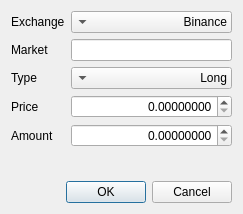
<?xml version="1.0" encoding="UTF-8"?>
<ui version="4.0">
 <class>DialogTrade</class>
 <widget class="QDialog" name="DialogTrade">
  <property name="geometry">
   <rect>
    <x>0</x>
    <y>0</y>
    <width>243</width>
    <height>214</height>
   </rect>
  </property>
  <property name="windowTitle">
   <string>Trade</string>
  </property>
  <property name="modal">
   <bool>true</bool>
  </property>
  <layout class="QVBoxLayout" name="verticalLayout_2">
   <item>
    <layout class="QVBoxLayout" name="verticalLayout">
     <item>
      <layout class="QFormLayout" name="formLayout">
       <property name="sizeConstraint">
        <enum>QLayout::SetMaximumSize</enum>
       </property>
       <item row="0" column="0">
        <widget class="QLabel" name="label">
         <property name="text">
          <string>Exchange</string>
         </property>
        </widget>
       </item>
       <item row="1" column="0">
        <widget class="QLabel" name="label_2">
         <property name="text">
          <string>Market</string>
         </property>
        </widget>
       </item>
       <item row="2" column="0">
        <widget class="QLabel" name="label_3">
         <property name="text">
          <string>Type</string>
         </property>
        </widget>
       </item>
       <item row="3" column="0">
        <widget class="QLabel" name="label_4">
         <property name="text">
          <string>Price</string>
         </property>
        </widget>
       </item>
       <item row="0" column="1">
        <widget class="QComboBox" name="combo_exchange">
         <property name="sizePolicy">
          <sizepolicy hsizetype="Expanding" vsizetype="Fixed">
           <horstretch>0</horstretch>
           <verstretch>0</verstretch>
          </sizepolicy>
         </property>
         <property name="layoutDirection">
          <enum>Qt::RightToLeft</enum>
         </property>
         <item>
          <property name="text">
           <string>Binance</string>
          </property>
         </item>
         <item>
          <property name="text">
           <string>Bittrex</string>
          </property>
         </item>
         <item>
          <property name="text">
           <string>Poloniex</string>
          </property>
         </item>
        </widget>
       </item>
       <item row="1" column="1">
        <widget class="QLineEdit" name="ed_market"/>
       </item>
       <item row="2" column="1">
        <widget class="QComboBox" name="combo_type">
         <property name="sizePolicy">
          <sizepolicy hsizetype="Expanding" vsizetype="Fixed">
           <horstretch>0</horstretch>
           <verstretch>0</verstretch>
          </sizepolicy>
         </property>
         <property name="layoutDirection">
          <enum>Qt::RightToLeft</enum>
         </property>
         <item>
          <property name="text">
           <string>Long</string>
          </property>
         </item>
         <item>
          <property name="text">
           <string>Short</string>
          </property>
         </item>
        </widget>
       </item>
       <item row="3" column="1">
        <widget class="QDoubleSpinBox" name="spin_price">
         <property name="sizePolicy">
          <sizepolicy hsizetype="Expanding" vsizetype="Fixed">
           <horstretch>0</horstretch>
           <verstretch>0</verstretch>
          </sizepolicy>
         </property>
         <property name="layoutDirection">
          <enum>Qt::LeftToRight</enum>
         </property>
         <property name="alignment">
          <set>Qt::AlignRight|Qt::AlignTrailing|Qt::AlignVCenter</set>
         </property>
         <property name="buttonSymbols">
          <enum>QAbstractSpinBox::UpDownArrows</enum>
         </property>
         <property name="decimals">
          <number>8</number>
         </property>
         <property name="maximum">
          <double>9999999.990000000223517</double>
         </property>
        </widget>
       </item>
       <item row="4" column="0">
        <widget class="QLabel" name="label_5">
         <property name="text">
          <string>Amount</string>
         </property>
        </widget>
       </item>
       <item row="4" column="1">
        <widget class="QDoubleSpinBox" name="spin_amount">
         <property name="sizePolicy">
          <sizepolicy hsizetype="Expanding" vsizetype="Fixed">
           <horstretch>0</horstretch>
           <verstretch>0</verstretch>
          </sizepolicy>
         </property>
         <property name="layoutDirection">
          <enum>Qt::LeftToRight</enum>
         </property>
         <property name="alignment">
          <set>Qt::AlignRight|Qt::AlignTrailing|Qt::AlignVCenter</set>
         </property>
         <property name="decimals">
          <number>8</number>
         </property>
         <property name="maximum">
          <double>9999999.990000000223517</double>
         </property>
        </widget>
       </item>
      </layout>
     </item>
    </layout>
   </item>
   <item>
    <widget class="QDialogButtonBox" name="buttonBox">
     <property name="standardButtons">
      <set>QDialogButtonBox::Cancel|QDialogButtonBox::Ok</set>
     </property>
    </widget>
   </item>
  </layout>
 </widget>
 <resources/>
 <connections>
  <connection>
   <sender>buttonBox</sender>
   <signal>accepted()</signal>
   <receiver>DialogTrade</receiver>
   <slot>accept()</slot>
   <hints>
    <hint type="sourcelabel">
     <x>121</x>
     <y>190</y>
    </hint>
    <hint type="destinationlabel">
     <x>121</x>
     <y>106</y>
    </hint>
   </hints>
  </connection>
  <connection>
   <sender>buttonBox</sender>
   <signal>rejected()</signal>
   <receiver>DialogTrade</receiver>
   <slot>close()</slot>
   <hints>
    <hint type="sourcelabel">
     <x>121</x>
     <y>190</y>
    </hint>
    <hint type="destinationlabel">
     <x>121</x>
     <y>106</y>
    </hint>
   </hints>
  </connection>
 </connections>
</ui>
